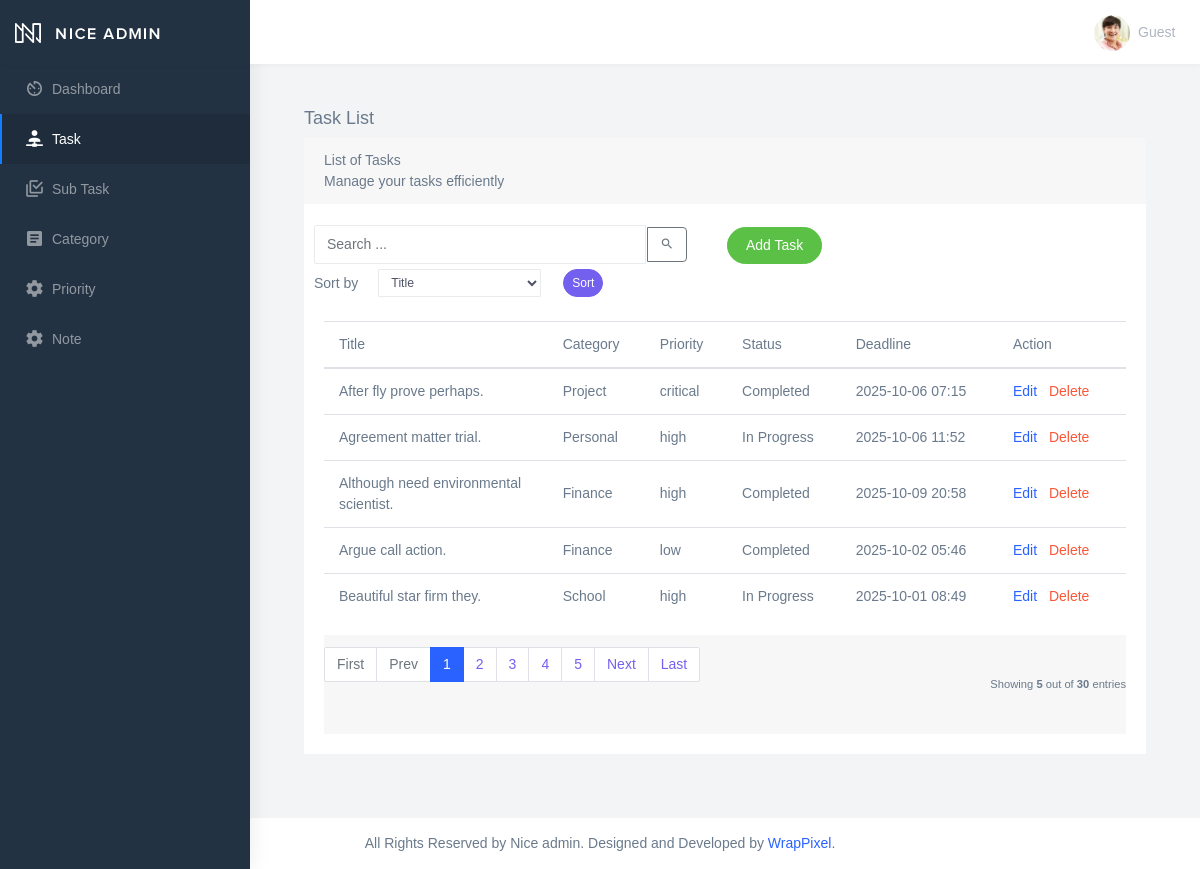
The app's page /task_list with its own data.
### to_do/models.py (models this page shows, shortened)
class BaseModel(models.Model):
    created_at = models.DateTimeField(auto_now_add=True, db_index=True)
    updated_at = models.DateTimeField(auto_now=True)
    class Meta:
        abstract = True

class Task(BaseModel):
    title = models.CharField(max_length=200)
    description = models.TextField(blank=True)
    deadline = models.DateTimeField(null=True, blank=True)
    priority = models.ForeignKey(Priority, on_delete=models.CASCADE)
    category = models.ForeignKey(Category, on_delete=models.CASCADE)
    status = models.CharField(
        max_length=50,
        choices=[
            ("Pending", "Pending"),
            ("In Progress", "In Progress"),
            ("Completed", "Completed"),
        ],
        default="Pending"
    )

class Category(BaseModel):
    name = models.CharField(max_length=100)
    class Meta:
        verbose_name = "Category"
        verbose_name_plural = "Categories"

class Priority(BaseModel):
    name = models.CharField(max_length=100)
    class Meta:
        verbose_name = "Priority"
        verbose_name_plural = "Priorities"

### to_do/views.py (the view)
# urls.py: path('task_list', TaskList.as_view(), name='task-list'),
class TaskList(ListView):
    model = Task
    context_object_name = 'task'
    template_name = 'task_list.html'
    paginate_by = 5
    def get_queryset(self):
        qs = super().get_queryset()
        query = self.request.GET.get('q')
        if query:
            qs = qs.filter(
                Q(title__icontains=query) |
                Q(category__name__icontains=query)
                )
        return qs
    def get_ordering(self):
        allowed = ["title", "category__name", "priority__name", "status", "deadline", "-deadline"]
        sort_by = self.request.GET.get("sort_by")
        if sort_by in allowed:
            return sort_by
        return "title" # make the return the last selected sort option?

### templates/task_list.html (shortened to what this page needs)
{% extends 'base.html' %}
{% load static %}
{% block content %}
    <div class="content">
        <div class="container-fluid">
            <h4 class="page-title">Task List</h4>
            <div class="row">
                <div class="col-md-12">
                    <div class="card">
                        <div class="card-header">
                            <div class="card-title">List of Tasks</div>
                            <div class="card-category">Manage your tasks efficiently</div>
                        </div>
                        <br />
                                <div class="col-md-12 row">
                                <div class="col-md-6">
                                    <form class="navbar-left navbar-form nav-search mr-md-3" action="{% url 'task-list' %}">
                                    <div class="input-group">
                                        <input type="text" placeholder="Search ..." class="form-control" name="q" />
                                        <div class="input-group-append">
                                            <button type="submit" class="btn btn-outline-secondary" style="border-radius: 0 4px 4px 0;">
                                                <i class="me-2 mdi mdi-magnify"></i>
                                            </button>
                                        </div>
                                    </div>
                                    </form>
                                </div>
                                <div class="col-md-6">
                                    <div class="pull-right">
                                    <a href="{% url 'task-add' %}" class="btn btn-success btn-rounded">Add Task</a>
                                    </div>
                                </div>
                                </div>
                                <div class="col-md-12">
                                    <form method="get" class="row g-2 align-items-center">
                                    <div class="col-auto">
                                    <label for="smallSelect" class="col-form-label">Sort by</label>
                                    </div>
                                    <div class="col-auto">
                                    <select class="form-control form-control-sm" id="smallSelect" name="sort_by">
                                    <option value="title" {% if request.GET.sort_by == "title" %}selected{% endif %}>Title</option>
                                    </select>
                                    </div>
                                    <div class="col-auto">
                                    <button type="submit" class="btn btn-primary btn-sm btn-rounded">Sort</button>
                                    </div>
                                    </form>
                                </div>
                        <div class="card-body">
                            <table class="table table-hover">
                                <thead>
                                    <tr>
                                        <th scope="col">Title</th>
                                        <th scope="col">Category</th>
                                        <th scope="col">Priority</th>
                                        <th scope="col">Status</th>
                                        <th scope="col">Deadline</th>
                                        <th scope="col">Action</th>
                                    </tr>
                                </thead>
                                <tbody>
                                    {% for task in object_list %}
                                        <tr>
                                            <td>{{ task.title }}</td>
                                            <td>{{ task.category.name }}</td>
                                            <td>{{ task.priority.name }}</td>
                                            <td>{{ task.status }}</td>
                                            <td>{{ task.deadline|date:"Y-m-d H:i" }}</td>
                                            <td>
                                                <a href="task_list/{{ task.id }}">Edit</a>
                                                <a href="task_list/{{ task.id }}/delete" class="text-danger mx-2">Delete</a>
                                            </td>
                                        </tr>
                                    {% endfor %}
                                </tbody>
                            </table>
                            {% include 'includes/pagination.html' %}
                        </div>
                    </div>
                </div>
            </div>
        </div>
    </div>
{% endblock %}

### templates/base.html (shortened to what this page needs)
{% load static %}
{% load pwa %}
<!DOCTYPE html>
<html lang="en">
<head>
    <link href="{% static 'assets/libs/chartist/dist/chartist.min.css' %}" rel="stylesheet">
    <link href="{% static 'dist/css/style.min.css' %}" rel="stylesheet">
    <link href="{% static 'assets\css\demo\custom.css' %}" rel="stylesheet">
</head>
<body>
    <div id="main-wrapper" data-navbarbg="skin6" data-theme="light" data-layout="vertical" data-sidebartype="full" data-boxed-layout="full">
        <header class="topbar" data-navbarbg="skin6">
            <nav class="navbar top-navbar navbar-expand-md navbar-light">
                <div class="navbar-header" data-logobg="skin5">
                    <div class="navbar-brand">
                        <a href="{% url 'home' %}" class="logo">
                            <b class="logo-icon">
                                <img src="{% static 'assets/images/logo-light-icon.png' %}" alt="homepage" class="light-logo" />
                            </b>
                            <span class="logo-text">
                                <img src="{% static 'assets/images/logo-light-text.png' %}" class="light-logo" alt="homepage" />
                            </span>
                        </a>
                    </div>
                </div>
                <div class="navbar-collapse collapse" id="navbarSupportedContent">
                    <ul class="navbar-nav float-left mr-auto">
                        <li class="nav-item search-box">
                            <a class="nav-link waves-effect waves-dark" href="javascript:void(0)">
                            </a>
                        </li>
                    </ul>
                    <ul class="navbar-nav float-right">
                        <li class="nav-item dropdown">
                            <a class="nav-link dropdown-toggle text-muted waves-effect waves-dark pro-pic d-flex align-items-center" href="#" data-toggle="dropdown">
                                <img src="{% static 'assets/images/users/1.jpg' %}" alt="user" class="rounded-circle" width="36">
                                {% if request.user.is_authenticated %}
                                    <span class="ml-2 d-none d-md-inline">{{ request.user.username|upper }}</span>
                                {% else %}
                                    <span class="ml-2 d-none d-md-inline">Guest</span>
                                {% endif %}
                            </a>
                        </li>
                    </ul>
                </div>
            </nav>
        </header>
        <aside class="left-sidebar" data-sidebarbg="skin5">
            <div class="scroll-sidebar">
                <nav class="sidebar-nav">
                    <ul id="sidebarnav">
                        <li class="sidebar-item">
                            <a class="sidebar-link waves-effect waves-dark sidebar-link" href="{% url 'home' %}" aria-expanded="false">
                                <i class="mdi mdi-av-timer"></i> <span class="hide-menu">Dashboard</span>
                            </a>
                        </li>
                        <li class="sidebar-item">
                            <a class="sidebar-link waves-effect waves-dark sidebar-link" href="{% url 'task-list' %}" aria-expanded="false">
                                <i class="mdi mdi-account-network"></i> <span class="hide-menu">Task</span>
                            </a>
                        </li>
                        <li class="sidebar-item">
                            <a class="sidebar-link waves-effect waves-dark sidebar-link" href="{% url 'subtask-list' %}" aria-expanded="false">
                                <i class="mdi mdi-checkbox-multiple-marked-outline"></i> <span class="hide-menu">Sub Task</span>
                            </a>
                        </li>
                        <li class="sidebar-item">
                            <a class="sidebar-link waves-effect waves-dark sidebar-link" href="{% url 'category-list' %}" aria-expanded="false">
                                <i class="mdi mdi-file-document-box"></i> <span class="hide-menu">Category</span>
                            </a>
                        </li>
                        <li class="sidebar-item">
                            <a class="sidebar-link waves-effect waves-dark sidebar-link" href="{% url 'priority-list' %}" aria-expanded="false">
                                <i class="mdi mdi-settings"></i> <span class="hide-menu">Priority</span>
                            </a>
                        </li>
                        <li class="sidebar-item">
                            <a class="sidebar-link waves-effect waves-dark sidebar-link" href="{% url 'note-list' %}" aria-expanded="false">
                                <i class="mdi mdi-settings"></i> <span class="hide-menu">Note</span>
                            </a>
                        </li>
                    </ul>
                </nav>
            </div>
        </aside>
        <div class="page-wrapper">
            <div class="container-fluid">
                {% block content %}{% endblock %}
            </div>
        </div>
        <footer class="footer text-center">
            All Rights Reserved by Nice admin. Designed and Developed by <a href="https://wrappixel.com">WrapPixel</a>.
        </footer>
    </div>
</body>
</html>

### templates/includes/pagination.html (shortened to what this page needs)
{% if is_paginated %}
<div class="card-footer px-0 border-0 d-flex flex-column flex-lg-row align-items-center justify-content-between mt-3">
    <nav aria-label="Topics pagination" class="mb-4">
        <ul class="pagination">
            {% if page_obj.number > 1 %}
            <li class="page-item">
                <a class="page-link" href="?page=1">First</a>
            </li>
            {% else %}
            <li class="page-item disabled">
                <span class="page-link">First</span>
            </li>
            {% endif %} {% if page_obj.has_previous %}
            <li class="page-item">
                <a class="page-link" href="?page={{ page_obj.previous_page_number }}">Prev</a>
            </li>
            {% else %}
            <li class="page-item disabled">
                <span class="page-link">Prev</span>
            </li>
            {% endif %} {% for page_num in paginator.page_range %} {% if page_obj.number == page_num %}
            <li class="page-item active">
                <span class="page-link">
                    {{ page_num }}
                </span>
            </li>
            {% elif page_num > page_obj.number|add:'-5' and page_num < page_obj.number|add:'5' %}
                <li class="page-item">
                <a class="page-link" href="?page={{ page_num }}">{{ page_num }}</a>
                </li>
                {% endif %} {% endfor %} {% if page_obj.has_next %}
                <li class="page-item">
                    <a class="page-link" href="?page={{ page_obj.next_page_number }}">Next</a>
                </li>
                {% else %}
                <li class="page-item disabled">
                    <span class="page-link">Next</span>
                </li>
                {% endif %} {% if page_obj.number != paginator.num_pages %}
                <li class="page-item">
                    <a class="page-link" href="?page={{ paginator.num_pages }}">Last</a>
                </li>
                {% else %}
                <li class="page-item disabled">
                    <span class="page-link">Last</span>
                </li>
                {% endif %}
        </ul>
    </nav>
    <div class="fw-normal small mt-4 mt-lg-0">Showing <b>{{object_list.count}}</b> out of
        <b>{{paginator.count}}</b> entries
    </div>
</div>
{% endif %}

### static/assets/css/demo/custom.css (style rules this page uses)
.table td, .table th { white-space: normal !important; word-wrap: break-word; max-width: 200px; vertical-align: middle !important; padding: 12px 15px !important; }
.content { padding: 1.5rem; min-height: calc(100vh - 140px); }
.container-fluid { max-width: 1400px; margin: 0 auto; }
.card-body { padding: 1.25rem; }
.table td { overflow: hidden; text-overflow: ellipsis; max-height: 100px; }
.form-control { max-width: 100%; }
.btn { white-space: normal; word-wrap: break-word; margin: 2px; }

### records on screen
Task: title "After fly prove perhaps.", category.name "Project", priority.name "critical", status "Completed", deadline "2025-10-06 07:15"
Task: title "Agreement matter trial.", category.name "Personal", priority.name "high", status "In Progress", deadline "2025-10-06 11:52"
Task: title "Although need environmental scientist.", category.name "Finance", priority.name "high", status "Completed", deadline "2025-10-09 20:58"
Task: title "Argue call action.", category.name "Finance", priority.name "low", status "Completed", deadline "2025-10-02 05:46"
Task: title "Beautiful star firm they.", category.name "School", priority.name "high", status "In Progress", deadline "2025-10-01 08:49"

### other values on screen
{{ page_num }} "1"
{{ page_num }} "2" "3" "4" "5"
{{ object_list.count }} "5"
{{ paginator.count }} "30"
